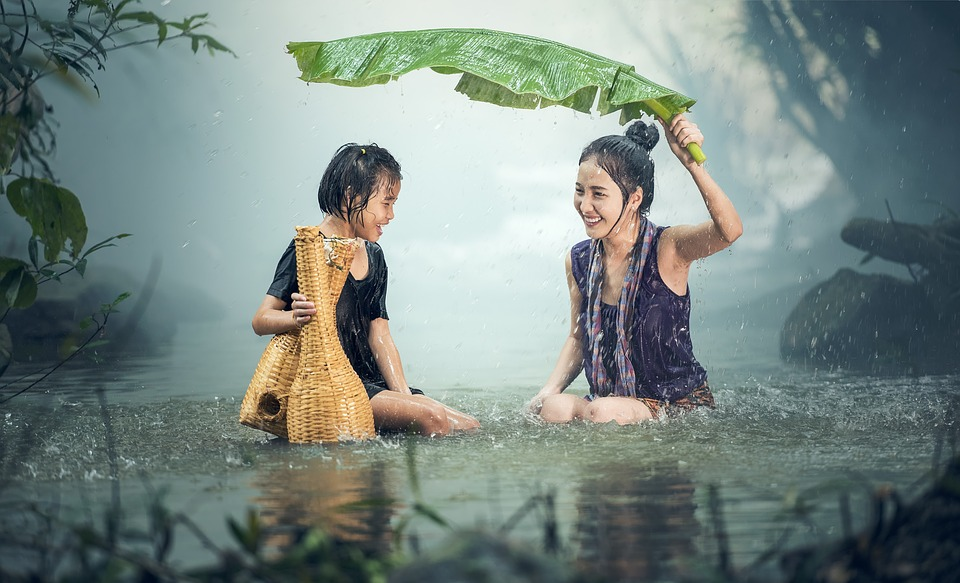
#> input picture haar/Images/input_img_0.jpg, 960 x 583 px; its folder holds only this picture in this run
$ python Haar.py
#> lines starting #> are read from the running program, lines starting #| are printed output that depends on the picture; after the words box and inside, x2 and y2 are one past the last pixel; in counts of white or black regions, pixels touching at a corner belong together
import cv2
import os

face_dir = "hear_faces"
detect_dir = "haar_detected"
path = os.path.dirname(__file__)

def create_dir():
    dirs = [face_dir, detect_dir]
    for dir in dirs:
        dir = os.path.join(path, dir)
        if not os.path.exists(dir):
            os.makedirs(dir)

def get_images(path):
    exts = [".jpg", ".png"]
    images = []
    for img in os.listdir(path):
        ext = os.path.splitext(img)[1]
        if ext.lower() not in exts:
            continue
        images.append(os.path.join(path, img))
    if images:
        create_dir()
    return images

def haar_Detection(image):
#> called with image = 'Images/input_img_0.jpg'
    img_path = os.path.join(image)
    img = cv2.imread(img_path)
#> img is the input picture: shape (583, 960, 3); mean B, G, R 129.6, 134.4, 120.3
    gray = cv2.cvtColor(img, cv2.COLOR_BGR2GRAY)
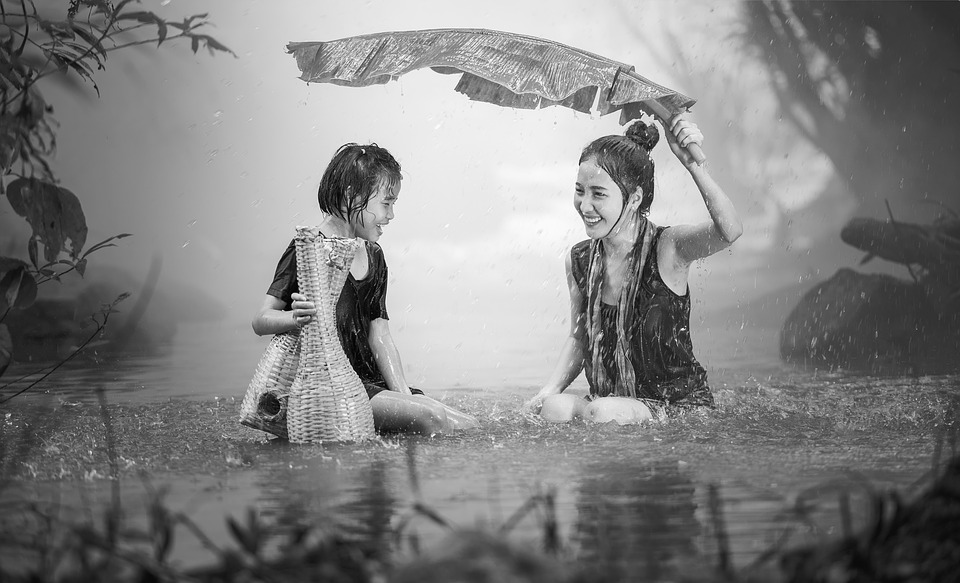
#> gray: shape (583, 960); min 0, max 254, mean 129.6

    face_cascade = cv2.CascadeClassifier(cv2.data.haarcascades + "haarcascade_frontalface_default.xml")

    faces = face_cascade.detectMultiScale(gray,scaleFactor=1.3, minNeighbors=3, minSize=(40, 40))
#> faces = [[707, 483, 48, 48], [563, 172, 53, 53], [105, 513, 66, 66]]

    print(f"[INFO] Found {len(faces)} Faces")
#| [INFO] Found 3 Faces

    if len(faces):
        i = 0
        copy_img = img.copy()

        base = os.path.split(image)[-1]
        name = os.path.splitext(base)[0]

        for (x,y,w,h) in faces:
            roi_color = img[y: y + h, x: x + w]
            resized_img = cv2.resize(roi_color, (64, 64))
            cv2.imwrite(os.path.join(path, face_dir, str(i) + "_" + name + "_detect.jpg"), resized_img)
            cv2.rectangle(copy_img, (x, y), (x + w, y + h), (255, 242, 0), 2)
            i += 1
#> this loop made 3 passes
#> pass 1, in haar_Detection, `roi_color = img[y: y + h, x: x + w]`:
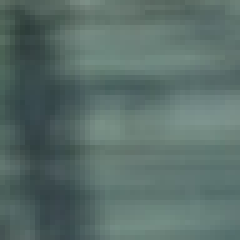
#> roi_color: shape (48, 48, 3) (shown 5 times larger); mean B, G, R 105.7, 110.3, 89.6
#> pass 2, in haar_Detection, `roi_color = img[y: y + h, x: x + w]`:
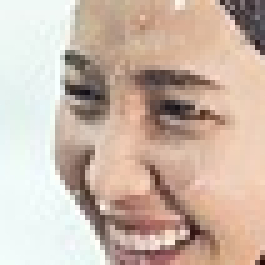
#> roi_color: shape (53, 53, 3) (shown 5 times larger); mean B, G, R 169.3, 183, 203
#> pass 2, in haar_Detection, `resized_img = cv2.resize(roi_color, (64, 64))`:
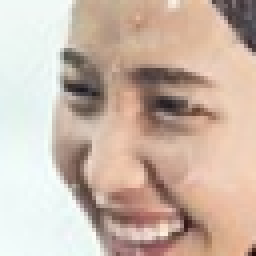
#> resized_img: shape (64, 64, 3) (shown 4 times larger); mean B, G, R 169.2, 183, 202.9
#> after the loop:
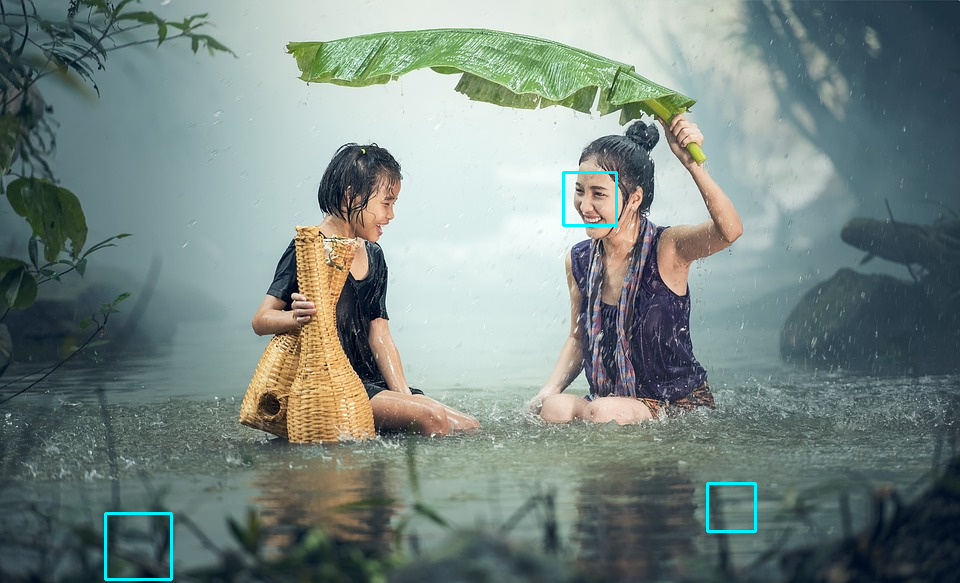
#> copy_img: shape (583, 960, 3); 0.36% of pixels changed, all inside (x1, y1, x2, y2) = (104, 171, 757, 581)
#> after the loop:
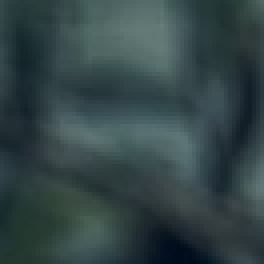
#> roi_color: shape (66, 66, 3) (shown 4 times larger); mean B, G, R 70.9, 69.3, 51.5
#> after the loop, i = 3

        cv2.imwrite(os.path.join(path, detect_dir, name + "_detect_face.jpg"), copy_img)
        return copy_img

def show_img(img_path):
    cv2.imshow("Image", img_path)
    cv2.waitKey(0)
    cv2.destroyAllWindows()

if __name__ == "__main__":
    path = "Images"
    images = get_images(path)
    print(images)

    for image in images:
        img = haar_Detection(image)
        show_img(img)

$ run again, on haar/Images/input_img_2.png
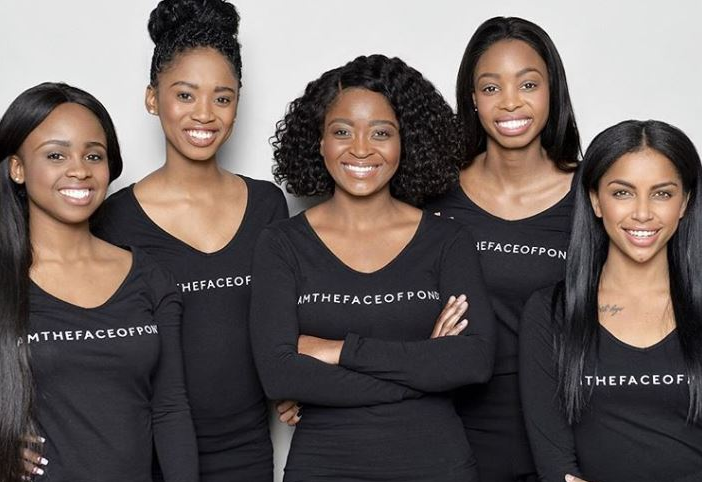
#> input picture haar/Images/input_img_2.png, 702 x 482 px
#> in haar_Detection, img is the input picture: shape (482, 702, 3); mean B, G, R 92.1, 94.9, 104.8
#> faces = [[597, 159, 90, 90], [462, 46, 95, 95], [148, 54, 107, 107], [314, 94, 97, 97], [24, 115, 101, 101]]
#| [INFO] Found 5 Faces
#> the loop in haar_Detection, `for (x,y,w,h) in faces:` made 5 passes
#> pass 1, in haar_Detection, `resized_img = cv2.resize(roi_color, (64, 64))`:
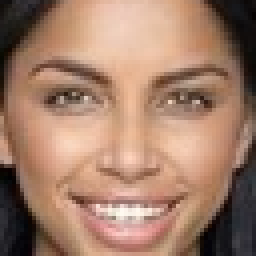
#> resized_img: shape (64, 64, 3) (shown 4 times larger); mean B, G, R 105.2, 125.3, 161.7
#> after the loop in haar_Detection, `for (x,y,w,h) in faces:`:
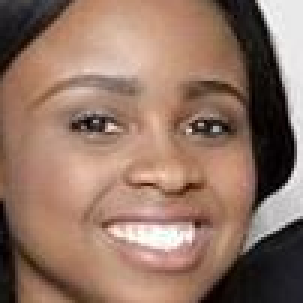
#> roi_color: shape (101, 101, 3) (shown 3 times larger); mean B, G, R 101.1, 116.5, 146.6
#> after the loop in haar_Detection, `for (x,y,w,h) in faces:`: i = 5

$ run again, on haar/Images/input_img_3.jpg
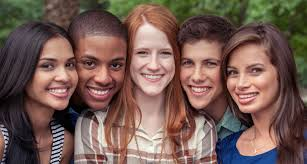
#> input picture haar/Images/input_img_3.jpg, 307 x 164 px
#> in haar_Detection, img is the input picture: shape (164, 307, 3); mean B, G, R 82.4, 90.9, 116.5
#> faces = [[123, 31, 59, 59], [171, 42, 58, 58], [217, 49, 59, 59], [28, 43, 61, 61], [70, 37, 69, 69]]
#| [INFO] Found 5 Faces
#> the loop in haar_Detection, `for (x,y,w,h) in faces:` made 5 passes
#> pass 1, in haar_Detection, `resized_img = cv2.resize(roi_color, (64, 64))`:
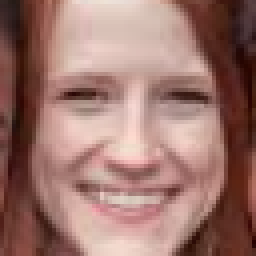
#> resized_img: shape (64, 64, 3) (shown 4 times larger); mean B, G, R 109.1, 117, 156.6
#> after the loop in haar_Detection, `for (x,y,w,h) in faces:`:
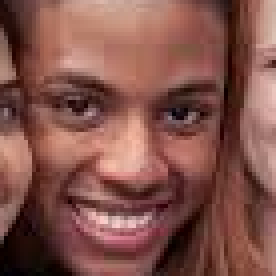
#> roi_color: shape (69, 69, 3) (shown 4 times larger); mean B, G, R 75.2, 83.1, 130.6
#> after the loop in haar_Detection, `for (x,y,w,h) in faces:`: i = 5
